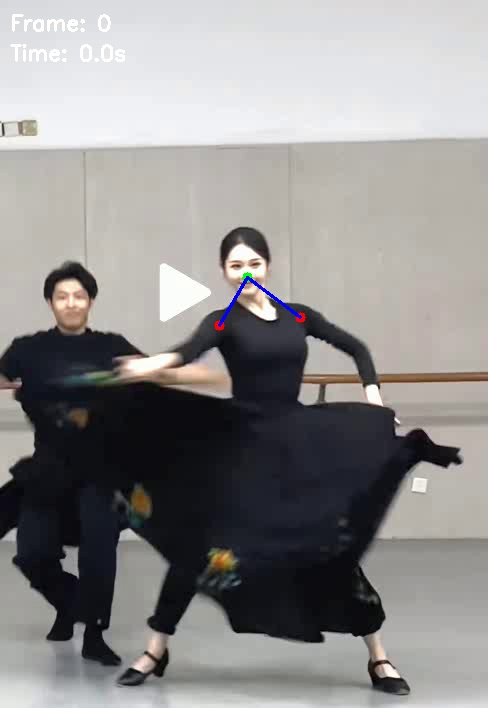
#> input picture data/to_text/jpg/frame_0_time_0s.jpg, 488 x 708 px
$ python -i frame_process.py   (imports and definitions only)
#> lines starting #> are read from the running program, lines starting #| are printed output that depends on the picture
"""
frame_process.py - 帧预处理模块（性能优化版）
"""

import cv2
import numpy as np
from typing import Tuple


class FrameProcessor:
    """帧预处理器（优化版）"""

    def __init__(self, target_size: Tuple[int, int] = (480, 360)):
        """
        target_size: (width, height) 目标尺寸
        """
        self.target_size = target_size
        # 预分配缓存（可选）
        self.last_frame = None
        self.last_processed = None

    def process(self, frame: np.ndarray) -> np.ndarray:
        """
        单帧预处理（优化版）
        1. 快速调整尺寸
        2. 确保 RGB 格式
        """
        if frame is None:
            return None

        # 快速尺寸调整（使用 INTER_NEAREST 最快，精度损失极小）
        h, w = self.target_size[1], self.target_size[0]

        # 如果尺寸已经匹配，跳过 resize
        if frame.shape[1] != w or frame.shape[0] != h:
            # 使用 INTER_LINEAR 保持一定精度，INTER_NEAREST 更快但稍模糊
            frame = cv2.resize(frame, (w, h), interpolation=cv2.INTER_LINEAR)

        # 快速颜色转换（使用查表或直接判断）
        if len(frame.shape) == 2:  # 灰度图
            frame = cv2.cvtColor(frame, cv2.COLOR_GRAY2RGB)
        elif frame.shape[2] == 4:  # BGRA
            frame = cv2.cvtColor(frame, cv2.COLOR_BGRA2RGB)
        elif frame.shape[2] == 3:
            # OpenCV 默认 BGR，转 RGB（这一步不可避免）
            frame = cv2.cvtColor(frame, cv2.COLOR_BGR2RGB)

        return frame

    def batch_process(self, frames: list) -> np.ndarray:
        """批量处理帧序列"""
        processed = [self.process(f) for f in frames if f is not None]
        if not processed:
            return None
        return np.array(processed)

>>> import cv2
>>> picture = cv2.imread('../data/to_text/jpg/frame_0_time_0s.jpg')
#> picture is the input picture: shape (708, 488, 3); mean B, G, R 141.1, 141.6, 143.4
>>> result = FrameProcessor().process(picture)
#> in process, `frame = cv2.resize(frame, (w, h), interpolation=cv2.INTER_LINEAR)`:
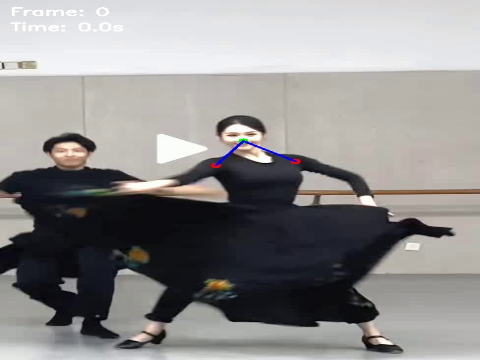
#> frame: shape (360, 480, 3); mean of channels 0, 1, 2 141.1, 141.6, 143.4; drawn as B, G, R

$ run again, on data/to_text/jpg/frame_160_time_8s.jpg
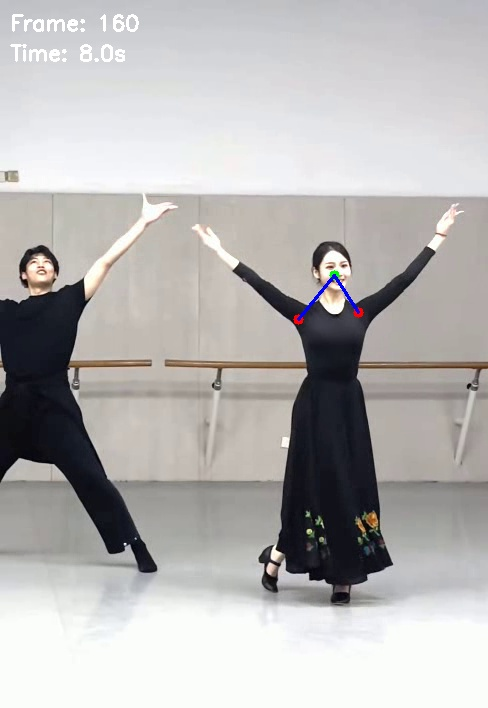
#> input picture data/to_text/jpg/frame_160_time_8s.jpg, 488 x 708 px
#> picture is the input picture: shape (708, 488, 3); mean B, G, R 180, 180.7, 182.5
#> in process, `frame = cv2.resize(frame, (w, h), interpolation=cv2.INTER_LINEAR)`:
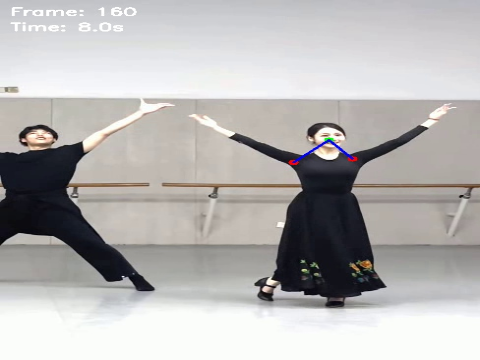
#> frame: shape (360, 480, 3); mean of channels 0, 1, 2 179.9, 180.7, 182.5; drawn as B, G, R

$ run again, on data/to_text/jpg/frame_176_time_8s.jpg
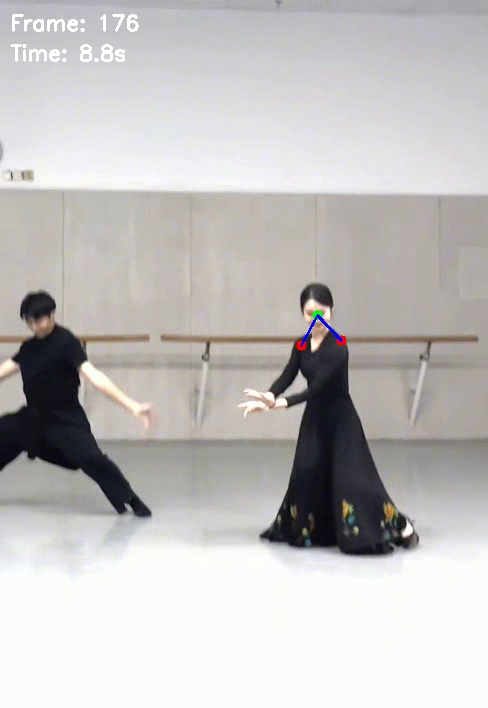
#> input picture data/to_text/jpg/frame_176_time_8s.jpg, 488 x 708 px
#> picture is the input picture: shape (708, 488, 3); mean B, G, R 190.4, 191.7, 193.5
#> in process, `frame = cv2.resize(frame, (w, h), interpolation=cv2.INTER_LINEAR)`:
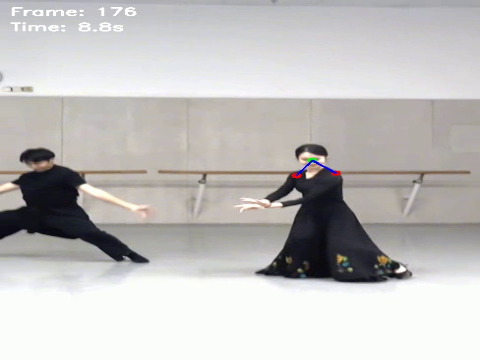
#> frame: shape (360, 480, 3); mean of channels 0, 1, 2 190.3, 191.6, 193.4; drawn as B, G, R

$ run again, on data/to_text/jpg/frame_192_time_9s.jpg
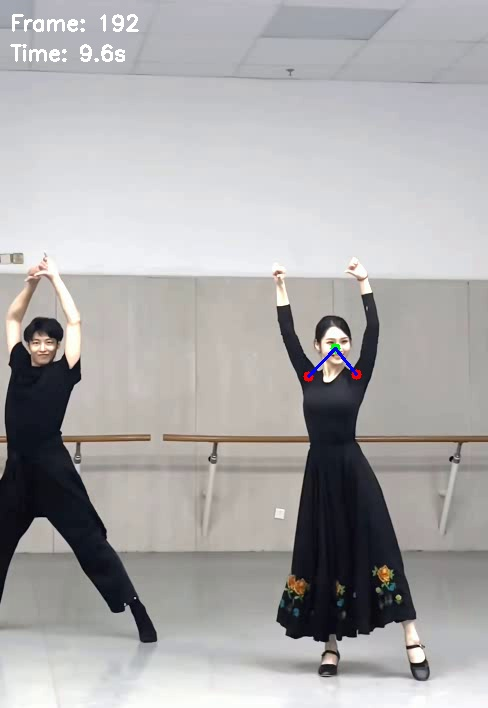
#> input picture data/to_text/jpg/frame_192_time_9s.jpg, 488 x 708 px
#> picture is the input picture: shape (708, 488, 3); mean B, G, R 169.8, 169.4, 170.9
#> in process, `frame = cv2.resize(frame, (w, h), interpolation=cv2.INTER_LINEAR)`:
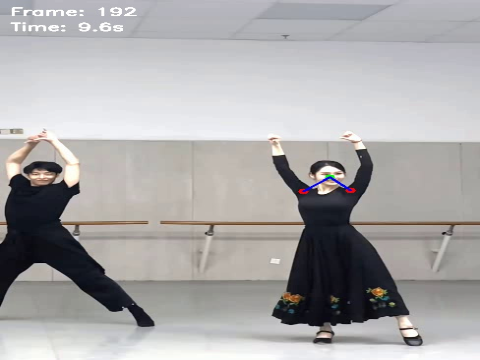
#> frame: shape (360, 480, 3); mean of channels 0, 1, 2 169.7, 169.3, 170.8; drawn as B, G, R
